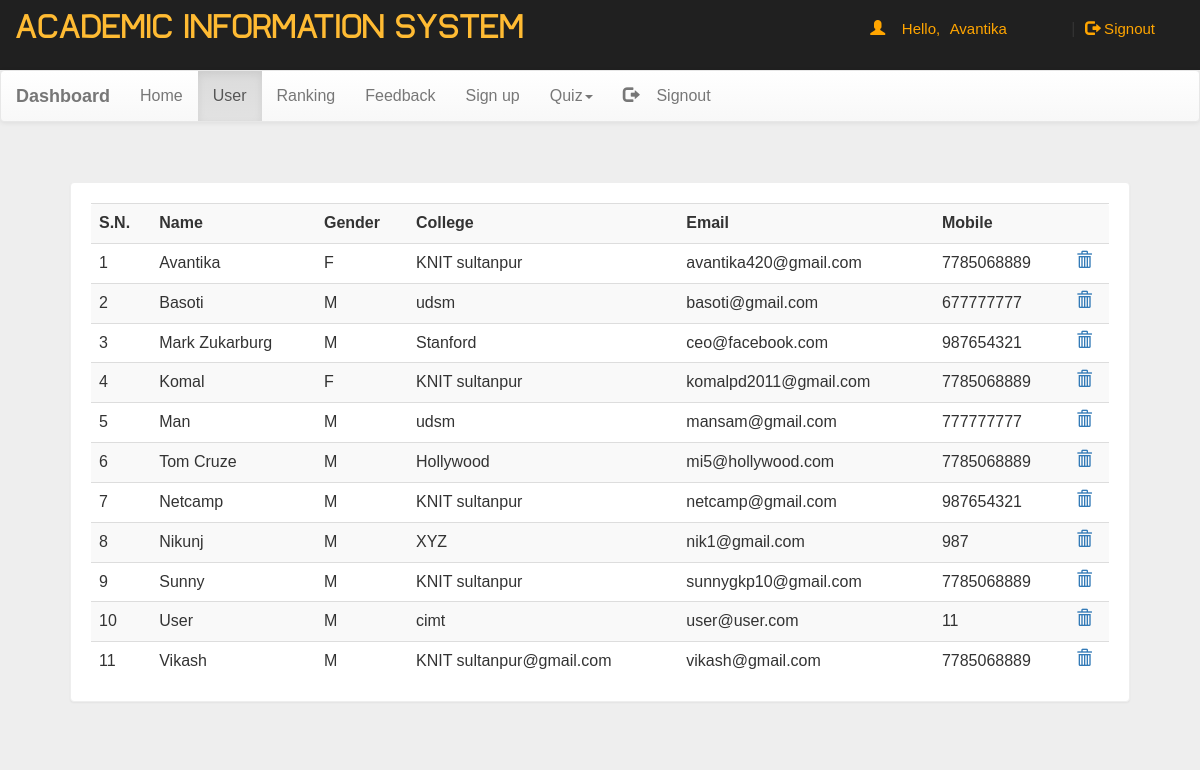
/dash.php?q=1 (signed in), run on the app's committed database.
### tables this page shows
CREATE TABLE `user` (
  `name` varchar(50) NOT NULL,
  `gender` varchar(5) NOT NULL,
  `college` varchar(100) NOT NULL,
  `email` varchar(50) NOT NULL,
  `mob` bigint(20) NOT NULL,
  `password` varchar(50) NOT NULL,
  `phys` int(3) NOT NULL,
  `chem` int(3) NOT NULL,
  `math` int(3) NOT NULL,
  `gs` int(3) NOT NULL,
  `avrg` int(10) NOT NULL,
  `divs` int(1) NOT NULL
);

### dash.php (the view, shortened to what this page needs)
<!DOCTYPE html PUBLIC "-//W3C//DTD XHTML 1.0 Transitional//EN" "http://www.w3.org/TR/xhtml1/DTD/xhtml1-transitional.dtd">
<html xmlns="http://www.w3.org/1999/xhtml">
<head>
<link  rel="stylesheet" href="css/bootstrap.min.css"/>
 <link  rel="stylesheet" href="css/bootstrap-theme.min.css"/>
 <link rel="stylesheet" href="css/main.css">
 <link  rel="stylesheet" href="css/font.css">
</head>
<body  style="background:#eee;">
<div class="header">
<div class="row">
<div class="col-lg-6">
<span class="logo">ACADEMIC INFORMATION SYSTEM</span></div>
<?php
 include_once 'dbConnection.php';
  if(!(isset($_SESSION['email']))){
header("location:index.php");
}
else
{
$name = $_SESSION['name'];;
echo '<span class="pull-right top title1" ><span class="log1"><span class="glyphicon glyphicon-user" aria-hidden="true"></span>&nbsp;&nbsp;&nbsp;&nbsp;Hello,</span> <a href="account.php" class="log log1">'.$name.'</a>&nbsp;|&nbsp;<a href="logout.php?q=account.php" class="log"><span class="glyphicon glyphicon-log-out" aria-hidden="true"></span>&nbsp;Signout</button></a></span>';
}?>
</div></div>
<nav class="navbar navbar-default title1">
  <div class="container-fluid">
    <div class="navbar-header">
      <a class="navbar-brand" href="dash.php?q=0"><b>Dashboard</b></a>
    </div>
    <div class="collapse navbar-collapse" id="bs-example-navbar-collapse-1">
      <ul class="nav navbar-nav">
        <li <?php if(@$_GET['q']==0) echo'class="active"'; ?>><a href="dash.php?q=0">Home<span class="sr-only">(current)</span></a></li>
        <li <?php if(@$_GET['q']==1) echo'class="active"'; ?>><a href="dash.php?q=1">User</a></li>
		<li <?php if(@$_GET['q']==2) echo'class="active"'; ?>><a href="dash.php?q=2">Ranking</a></li>
		<li <?php if(@$_GET['q']==3) echo'class="active"'; ?>><a href="dash.php?q=3">Feedback</a></li>
    <li><a href="signupa.php">Sign up</a></li>
        <li class="dropdown <?php if(@$_GET['q']==4 || @$_GET['q']==5) echo'active"'; ?>">
          <a href="#" class="dropdown-toggle" data-toggle="dropdown" role="button" aria-haspopup="true" aria-expanded="false">Quiz<span class="caret"></span></a>
        </li><li class="pull-right"> <a href="logout.php?q=account.php"><span class="glyphicon glyphicon-log-out" aria-hidden="true"></span>&nbsp;&nbsp;&nbsp;&nbsp;Signout</a></li>
      </ul>
          </div>
  </div>
</nav>
<div class="container">
<div class="row">
<div class="col-md-12">
<?php if(@$_GET['q']==1) {
$result = mysqli_query($con,"SELECT * FROM user") or die('Error');
echo  '<div class="panel"><div class="table-responsive"><table class="table table-striped title1">
<tr><td><b>S.N.</b></td><td><b>Name</b></td><td><b>Gender</b></td><td><b>College</b></td><td><b>Email</b></td><td><b>Mobile</b></td><td></td></tr>';
$c=1;
while($row = mysqli_fetch_array($result)) {
	$name = $row['name'];
	$mob = $row['mob'];
	$gender = $row['gender'];
    $email = $row['email'];
	$college = $row['college'];
	echo '<tr><td>'.$c++.'</td><td>'.$name.'</td><td>'.$gender.'</td><td>'.$college.'</td><td>'.$email.'</td><td>'.$mob.'</td>
	<td><a title="Delete User" href="update.php?demail='.$email.'"><b><span class="glyphicon glyphicon-trash" aria-hidden="true"></span></b></a></td></tr>';
}
echo '</table></div></div>';
}?>
</div>
</div></div>
</body>
</html>

### css/main.css (style rules this page uses)
body { overflow-x:hidden; width:100%; font: 15px "Century Gothic", "Times Roman", sans-serif; background:#eee; min-height:550px; background-attachment:fixed; }
.panel { border-color:#eee; margin:40px; padding:20px; font: 15px "Century Gothic", "Times Roman", sans-serif; }
.header { background:#202020; height:70px; }
.logo { font-family:'typo'; font-size:35px; color:#ffbb33; margin:15px; }
.title1 { font: 16px "Century Gothic", "Times Roman", sans-serif; }
.top { margin-top:20px; }
.log1 { font: 15px 'Ubuntu', sans-serif; color:orange; margin-left:10px; }
.log { margin:10px; margin-right:60px; margin-left:5px; color:orange; text-decoration:none; font-size:20px; font-size:15px; }

### data on the page
user: name "Avantika", gender "F", college "KNIT sultanpur", email "avantika420@gmail.com", mob "7785068889"
user: name "Basoti", gender "M", college "udsm", email "basoti@gmail.com", mob "677777777"
user: name "Mark Zukarburg", gender "M", college "Stanford", email "ceo@facebook.com", mob "987654321"
user: name "Komal", gender "F", college "KNIT sultanpur", email "komalpd2011@gmail.com", mob "7785068889"
user: name "Man", gender "M", college "udsm", email "mansam@gmail.com", mob "777777777"
user: name "Tom Cruze", gender "M", college "Hollywood", email "mi5@hollywood.com", mob "7785068889"
user: name "Netcamp", gender "M", college "KNIT sultanpur", email "netcamp@gmail.com", mob "987654321"
user: name "Nikunj", gender "M", college "XYZ", email "nik1@gmail.com", mob "987"
user: name "Sunny", gender "M", college "KNIT sultanpur", email "sunnygkp10@gmail.com", mob "7785068889"
user: name "User", gender "M", college "cimt", email "user@user.com", mob "11"
user: name "Vikash", gender "M", college "KNIT sultanpur@gmail.com", email "vikash@gmail.com", mob "7785068889"

### other printed values
$name "Avantika"
